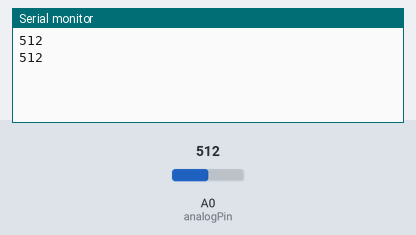
The sketch below on a simulated Arduino Uno, built with avr-gcc and run on an emulated ATmega328P. On the bench: the last lines printed to the serial monitor. The inputs (shaded band) are chosen by the test bench; at power-on: A0 (analogPin) = 512.

Above: at 2.8 s.
2.9 s: A0 (analogPin) set to 716
At 3.5 s:
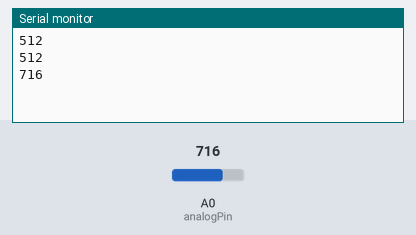
4.4 s: A0 (analogPin) set to 900
At 5.8 s:
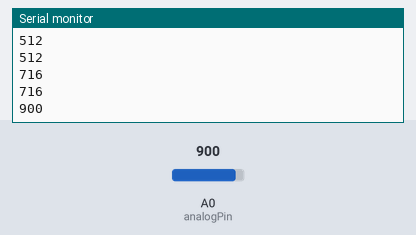
Timing chart, 0 to 7.4 s (numbered marks = the images above; inputs shaded):
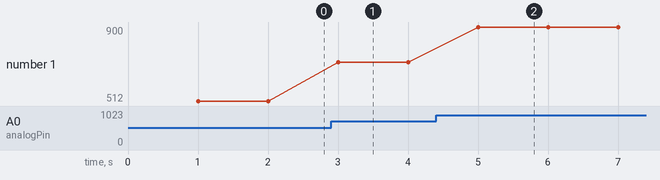

The sketch:

ntc_reader.ino
```cpp
// ntc_reader.ino

const int analogPin = A0;     // Pin donde está conectado el divisor resistivo
const unsigned long interval = 1000; // Intervalo de muestreo en milisegundos

unsigned long previousMillis = 0;

void setup() {
  Serial.begin(9600);         // Inicializa la comunicación Serial
  while (!Serial) {
    ; // Espera a que el puerto Serial esté listo (necesario en algunos modelos)
  }
}

void loop() {
  unsigned long currentMillis = millis();

  if (currentMillis - previousMillis >= interval) {
    previousMillis = currentMillis;

    int adcValue = analogRead(analogPin);  // Lectura del ADC (0–1023)
    Serial.println(adcValue);              // Envío por Serial
  }
}
```

Measured:
- after the input at 2.9 s, the serial monitor: prints a new line after 0.10 s (image 1)
- after the input at 4.4 s, the serial monitor: prints a new line after 0.60 s (image 2)
- plotted number 1: 512 → 716 after the input at 2.9 s, 716 → 900 after the input at 4.4 s
